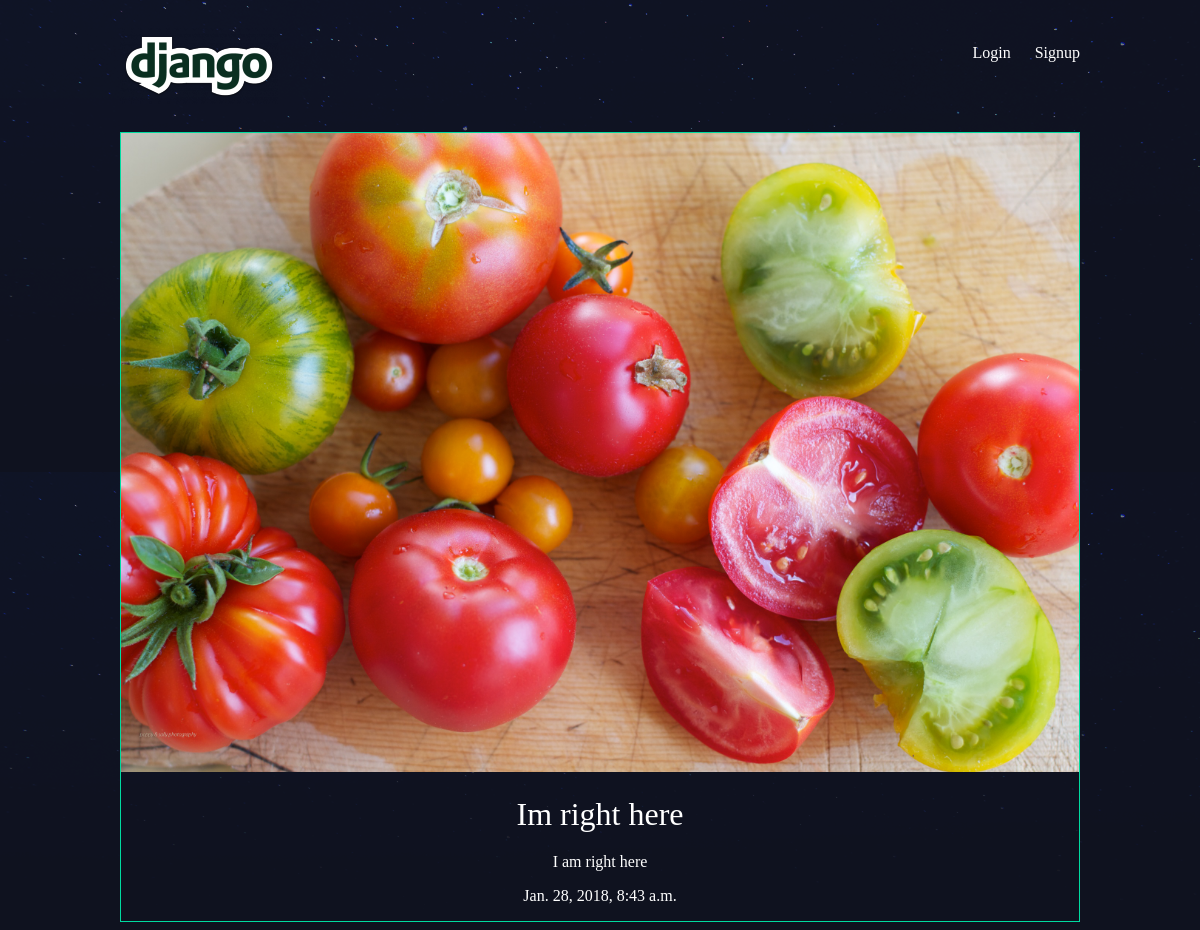
Page /articles/right-here/ on the committed database.
### articles/models.py (models this page shows, shortened)
class Article(models.Model):
    title = models.CharField(max_length=100)
    slug = models.SlugField()
    body = models.TextField()
    date = models.DateTimeField(auto_now_add=True)
    thumb = models.ImageField(default='default.png',blank=True)
    author = models.ForeignKey(User, default=None)

### articles/views.py (the view)
# urls.py: url(r'^(?P<slug>[\w-]+)/$',views.article_detail, name="detail"),
def article_detail(request,slug):
    article = Article.objects.get(slug=slug)
    return render(request,'articles/article_detail.html',{'article':article})

### articles/templates/articles/article_detail.html
{% extends 'base_layout.html' %}
{% block content %}
<div class="article-detail">
  <div class="article">
    <img src="{{ article.thumb.url }}" alt="" />
    <h2>{{ article.title }}</h2>
    <p>{{ article.body }}</p>
    <p>{{ article.date }}</p>
  </div>
</div>
{% endblock %}

### assets/styles.css (style rules this page uses)
body { background-color: #0f121f; background-image: url(stars.png); background-repeat-y: no-repeat; color: #fff; }
body * { font-family: Ubuntu; }
h1, h2, h3, h4, h5 { font-weight: normal; margin: 0; }
.article { padding:10px; border:1px solid #00dba0; position:relative; padding-bottom:40px; }
.article h2 { font-size:1.2em; }
.article-detail .article { padding:0; }
.article-detail .article img { max-width:100%; }
.article-detail .article h2 { text-align:center; margin:20px auto; font-size:2em; }
.article-detail .article p { text-align:center; }

### rows in the picture
Article: thumb (picture), title "Im right here", body "I am right here", date "Jan. 28, 2018, 8:43 a.m."
